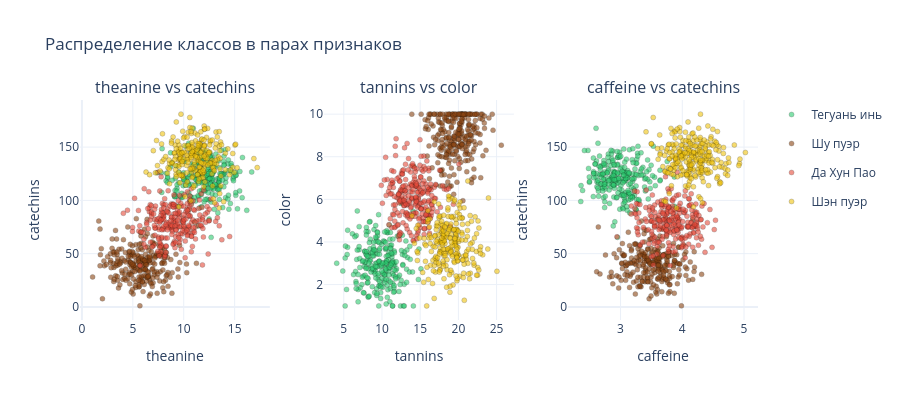

Notebook code for this chart:
### Markdown cell above
### Визуальный разведочный анализ (EDA)

Посмотрим, как классы распределяются в пространстве признаков. 5D напрямую нарисовать нельзя — используем pair-wise scatter по двум наиболее различающим парам признаков.

### Code cell
# Пары признаков с наибольшим визуальным разделением классов
fig = make_subplots(
    rows=1, cols=3,
    subplot_titles=('theanine vs catechins', 'tannins vs color', 'caffeine vs catechins'),
    horizontal_spacing=0.08,
)

pairs = [('theanine', 'catechins'), ('tannins', 'color'), ('caffeine', 'catechins')]
colors = {'Тегуань инь': '#2ecc71', 'Шу пуэр': '#8b4513',
          'Да Хун Пао': '#e74c3c', 'Шэн пуэр': '#f1c40f'}

for col, (fx, fy) in enumerate(pairs, start=1):
    for label, color in colors.items():
        sub = df[df['label'] == label]
        fig.add_trace(
            go.Scatter(x=sub[fx], y=sub[fy], mode='markers',
                       marker=dict(size=5, color=color, opacity=0.6,
                                   line=dict(color='black', width=0.3)),
                       name=label, showlegend=(col == 1), legendgroup=label),
            row=1, col=col
        )
    fig.update_xaxes(title_text=fx, row=1, col=col)
    fig.update_yaxes(title_text=fy, row=1, col=col)

fig.update_layout(title='Распределение классов в парах признаков',
                  height=400, template='plotly_white')
fig.show()

### Figure 1 — Plotly figure (JSON) as saved in the notebook; plotly's stock layout.template omitted (floating-point values rounded to 4 significant figures; data arrays with more than 128 entries replaced by an {"elided": "..."} marker saying what was removed)
{"data": [{"legendgroup": "Тегуань инь", "marker": {"color": "#2ecc71", "line": {"color": "black", "width": 0.3}, "opacity": 0.6, "size": 5}, "mode": "markers", "name": "Тегуань инь", "showlegend": true, "type": "scatter", "x": {"elided": "250 float values"}, "xaxis": "x", "y": {"elided": "250 float values"}, "yaxis": "y"}, {"legendgroup": "Шу пуэр", "marker": {"color": "#8b4513", "line": {"color": "black", "width": 0.3}, "opacity": 0.6, "size": 5}, "mode": "markers", "name": "Шу пуэр", "showlegend": true, "type": "scatter", "x": {"elided": "250 float values"}, "xaxis": "x", "y": {"elided": "250 float values"}, "yaxis": "y"}, {"legendgroup": "Да Хун Пао", "marker": {"color": "#e74c3c", "line": {"color": "black", "width": 0.3}, "opacity": 0.6, "size": 5}, "mode": "markers", "name": "Да Хун Пао", "showlegend": true, "type": "scatter", "x": {"elided": "250 float values"}, "xaxis": "x", "y": {"elided": "250 float values"}, "yaxis": "y"}, {"legendgroup": "Шэн пуэр", "marker": {"color": "#f1c40f", "line": {"color": "black", "width": 0.3}, "opacity": 0.6, "size": 5}, "mode": "markers", "name": "Шэн пуэр", "showlegend": true, "type": "scatter", "x": {"elided": "250 float values"}, "xaxis": "x", "y": {"elided": "250 float values"}, "yaxis": "y"}, {"legendgroup": "Тегуань инь", "marker": {"color": "#2ecc71", "line": {"color": "black", "width": 0.3}, "opacity": 0.6, "size": 5}, "mode": "markers", "name": "Тегуань инь", "showlegend": false, "type": "scatter", "x": {"elided": "250 float values"}, "xaxis": "x2", "y": {"elided": "250 float values"}, "yaxis": "y2"}, {"legendgroup": "Шу пуэр", "marker": {"color": "#8b4513", "line": {"color": "black", "width": 0.3}, "opacity": 0.6, "size": 5}, "mode": "markers", "name": "Шу пуэр", "showlegend": false, "type": "scatter", "x": {"elided": "250 float values"}, "xaxis": "x2", "y": {"elided": "250 float values"}, "yaxis": "y2"}, {"legendgroup": "Да Хун Пао", "marker": {"color": "#e74c3c", "line": {"color": "black", "width": 0.3}, "opacity": 0.6, "size": 5}, "mode": "markers", "name": "Да Хун Пао", "showlegend": false, "type": "scatter", "x": {"elided": "250 float values"}, "xaxis": "x2", "y": {"elided": "250 float values"}, "yaxis": "y2"}, {"legendgroup": "Шэн пуэр", "marker": {"color": "#f1c40f", "line": {"color": "black", "width": 0.3}, "opacity": 0.6, "size": 5}, "mode": "markers", "name": "Шэн пуэр", "showlegend": false, "type": "scatter", "x": {"elided": "250 float values"}, "xaxis": "x2", "y": {"elided": "250 float values"}, "yaxis": "y2"}, {"legendgroup": "Тегуань инь", "marker": {"color": "#2ecc71", "line": {"color": "black", "width": 0.3}, "opacity": 0.6, "size": 5}, "mode": "markers", "name": "Тегуань инь", "showlegend": false, "type": "scatter", "x": {"elided": "250 float values"}, "xaxis": "x3", "y": {"elided": "250 float values"}, "yaxis": "y3"}, {"legendgroup": "Шу пуэр", "marker": {"color": "#8b4513", "line": {"color": "black", "width": 0.3}, "opacity": 0.6, "size": 5}, "mode": "markers", "name": "Шу пуэр", "showlegend": false, "type": "scatter", "x": {"elided": "250 float values"}, "xaxis": "x3", "y": {"elided": "250 float values"}, "yaxis": "y3"}, {"legendgroup": "Да Хун Пао", "marker": {"color": "#e74c3c", "line": {"color": "black", "width": 0.3}, "opacity": 0.6, "size": 5}, "mode": "markers", "name": "Да Хун Пао", "showlegend": false, "type": "scatter", "x": {"elided": "250 float values"}, "xaxis": "x3", "y": {"elided": "250 float values"}, "yaxis": "y3"}, {"legendgroup": "Шэн пуэр", "marker": {"color": "#f1c40f", "line": {"color": "black", "width": 0.3}, "opacity": 0.6, "size": 5}, "mode": "markers", "name": "Шэн пуэр", "showlegend": false, "type": "scatter", "x": {"elided": "250 float values"}, "xaxis": "x3", "y": {"elided": "250 float values"}, "yaxis": "y3"}], "layout": {"annotations": [{"font": {"size": 16}, "showarrow": false, "text": "theanine vs catechins", "x": 0.14, "xanchor": "center", "xref": "paper", "y": 1, "yanchor": "bottom", "yref": "paper"}, {"font": {"size": 16}, "showarrow": false, "text": "tannins vs color", "x": 0.5, "xanchor": "center", "xref": "paper", "y": 1, "yanchor": "bottom", "yref": "paper"}, {"font": {"size": 16}, "showarrow": false, "text": "caffeine vs catechins", "x": 0.86, "xanchor": "center", "xref": "paper", "y": 1, "yanchor": "bottom", "yref": "paper"}], "height": 400, "title": {"text": "Распределение классов в парах признаков"}, "xaxis": {"anchor": "y", "domain": [0, 0.28], "title": {"text": "theanine"}}, "xaxis2": {"anchor": "y2", "domain": [0.36, 0.64], "title": {"text": "tannins"}}, "xaxis3": {"anchor": "y3", "domain": [0.72, 1], "title": {"text": "caffeine"}}, "yaxis": {"anchor": "x", "domain": [0, 1], "title": {"text": "catechins"}}, "yaxis2": {"anchor": "x2", "domain": [0, 1], "title": {"text": "color"}}, "yaxis3": {"anchor": "x3", "domain": [0, 1], "title": {"text": "catechins"}}}}
